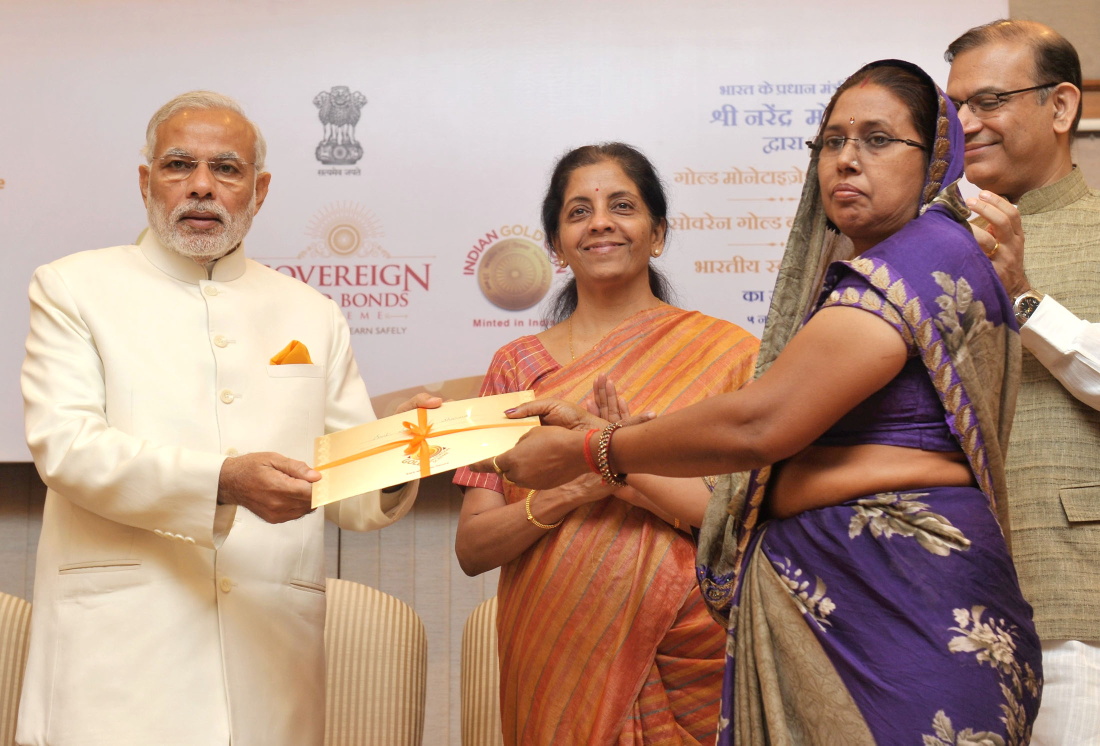
#> input picture hyperframes/media_src/govt/72061542_Narendra_Modi_launches_the_Gold_schemes.jpg, 2200 x 1491 px, found by its file name (shown at 1/2 size); its folder holds 6 pictures in this run
$ python il_collage_test.py
#> lines starting #> are read from the running program, lines starting #| are printed output that depends on the picture; after the words box and inside, x2 and y2 are one past the last pixel; in counts of white or black regions, pixels touching at a corner belong together
import sys, random, glob
from PIL import Image, ImageDraw, ImageFilter, ImageOps, ImageFont, ImageEnhance, ImageChops
G = "/Volumes/DarwinSSD/MMVideo/hyperframes/media_src/govt/"
NM = "/Volumes/DarwinSSD/MMVideo/node_modules/@fontsource/"
MARK = ImageFont.truetype(NM + "permanent-marker/files/permanent-marker-latin-400-normal.woff", 64)
MARK_S = ImageFont.truetype(NM + "permanent-marker/files/permanent-marker-latin-400-normal.woff", 40)
SERIF = ImageFont.truetype(NM + "dm-serif-display/files/dm-serif-display-latin-400-normal.woff", 96)
SMALL = ImageFont.truetype("/System/Library/Fonts/Supplemental/Futura.ttc", 22)
W, H = 1920, 1080
random.seed(7)

def paper():
    base = Image.new("RGB", (W, H), (236, 229, 214))
    n = Image.effect_noise((W // 2, H // 2), 22).resize((W, H)).convert("RGB")
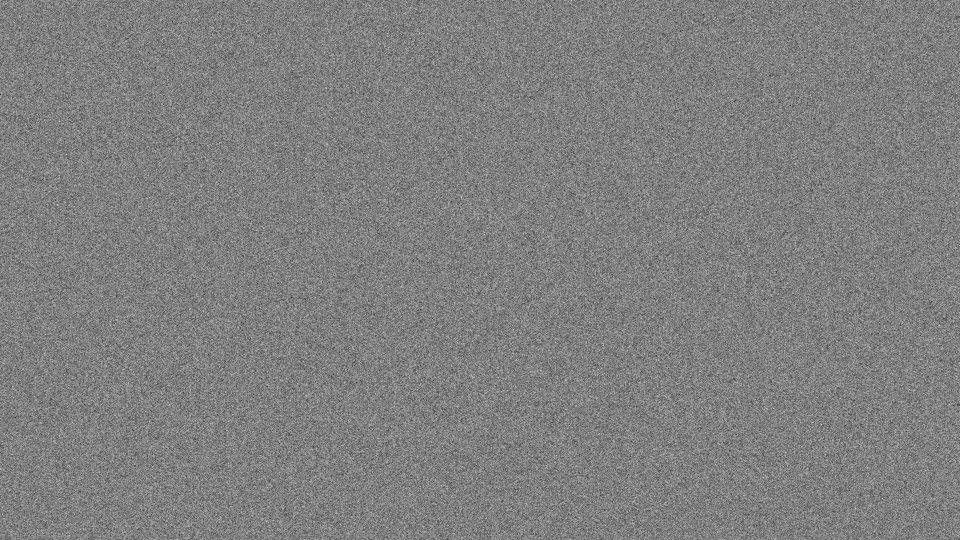
#> n: PIL image 1920x1080 RGB (shown at 1/2 size); min 37, max 215, mean 127.5
    base = Image.blend(base, ImageChops.multiply(base, ImageOps.colorize(n.convert("L"), (200, 190, 170), (255, 255, 255))), 0.5)
    return base

def halftone_bw(im, tint=None):
    a = im.split()[-1]
    g = ImageOps.grayscale(im.convert("RGB"))
    g = ImageEnhance.Contrast(g).enhance(1.35)
    rgb = ImageOps.colorize(g, (25, 25, 30), tint or (245, 240, 230))
    rgb.putalpha(a); return rgb

def sticker(im, border=14):
    a = im.split()[-1]
    big = a.filter(ImageFilter.MaxFilter(border * 2 + 1))
    out = Image.new("RGBA", im.size, (255, 255, 255, 0))
    white = Image.new("RGBA", im.size, (255, 255, 255, 255)); out.paste(white, (0, 0), big)
    out.alpha_composite(im)
    sh = Image.new("RGBA", im.size, (0, 0, 0, 0)); sh.paste(Image.new("RGBA", im.size, (0, 0, 0, 90)), (0, 0), big.filter(ImageFilter.GaussianBlur(10)))
    canvas = Image.new("RGBA", (im.width + 30, im.height + 30), (0, 0, 0, 0))
    canvas.alpha_composite(sh, (18, 22)); canvas.alpha_composite(out, (0, 0)); return canvas

def torn_photo(path, width, angle, crop=None):
    im = Image.open(path).convert("RGB")
    if crop: im = im.crop(crop)
    im = im.resize((width, int(im.height * width / im.width)))
    im = ImageEnhance.Color(im).enhance(0.55)
    w, h = im.size; pad = 18
    m = Image.new("L", (w + pad * 2, h + pad * 2), 0); d = ImageDraw.Draw(m)
    pts = []
    for x in range(0, w + pad * 2, 14): pts.append((x, random.randint(0, 9)))
    for y in range(0, h + pad * 2, 14): pts.append((w + pad * 2 - random.randint(0, 9), y))
    for x in range(w + pad * 2, 0, -14): pts.append((x, h + pad * 2 - random.randint(0, 9)))
    for y in range(h + pad * 2, 0, -14): pts.append((random.randint(0, 9), y))
    d.polygon(pts, fill=255)
    card = Image.new("RGBA", m.size, (250, 247, 240, 0)); card.paste(Image.new("RGBA", m.size, (250, 247, 240, 255)), (0, 0), m)
    card.paste(im, (pad, pad))
    card.putalpha(ImageChops.multiply(card.split()[-1], m))
    sh = Image.new("RGBA", card.size, (0, 0, 0, 0)); sh.paste(Image.new("RGBA", card.size, (0, 0, 0, 80)), (0, 0), m.filter(ImageFilter.GaussianBlur(12)))
    c2 = Image.new("RGBA", (card.width + 30, card.height + 30), (0, 0, 0, 0)); c2.alpha_composite(sh, (14, 18)); c2.alpha_composite(card)
    return c2.rotate(angle, expand=True, resample=Image.BICUBIC)

def tape(img, x, y, ang):
    t = Image.new("RGBA", (170, 48), (240, 225, 160, 170)).rotate(ang, expand=True)
    img.alpha_composite(t, (x, y))

def marker_circle(d, box, col=(200, 40, 40), w=8):
    x0, y0, x1, y1 = box
    for i in range(2): d.ellipse((x0 - i * 6, y0 + i * 4, x1 + i * 5, y1 - i * 3), outline=col, width=w)

def source(d, txt):
    w = d.textlength(txt, font=SMALL); d.rectangle((W - w - 80, H - 60, W - 40, H - 22), fill=(236, 229, 214)); d.text((W - w - 60, H - 54), txt, font=SMALL, fill=(90, 85, 75))

# ---------- Frame A: 5 Nov 2015, the government makes a bet ----------
A = paper().convert("RGBA")
ph = torn_photo(G + "72061542_Narendra_Modi_launches_the_Gold_schemes.jpg", 880, -4)
#> in torn_photo, im is the input picture: PIL image 2200x1491 RGB; mean R, G, B 182, 151.6, 135.4
#> in torn_photo, `m = Image.new('L', (w + pad * 2, h + pad * 2), 0)`: m: PIL image 916x632 L; every value is 0
#> in torn_photo, `sh = Image.new('RGBA', card.size, (0, 0, 0, 0))`: sh: PIL image 916x632 RGBA; every value is 0
#> in torn_photo, `sh.paste(Image.new('RGBA', card.size, (0, 0, 0, 80)), (0, 0), m.filter`:
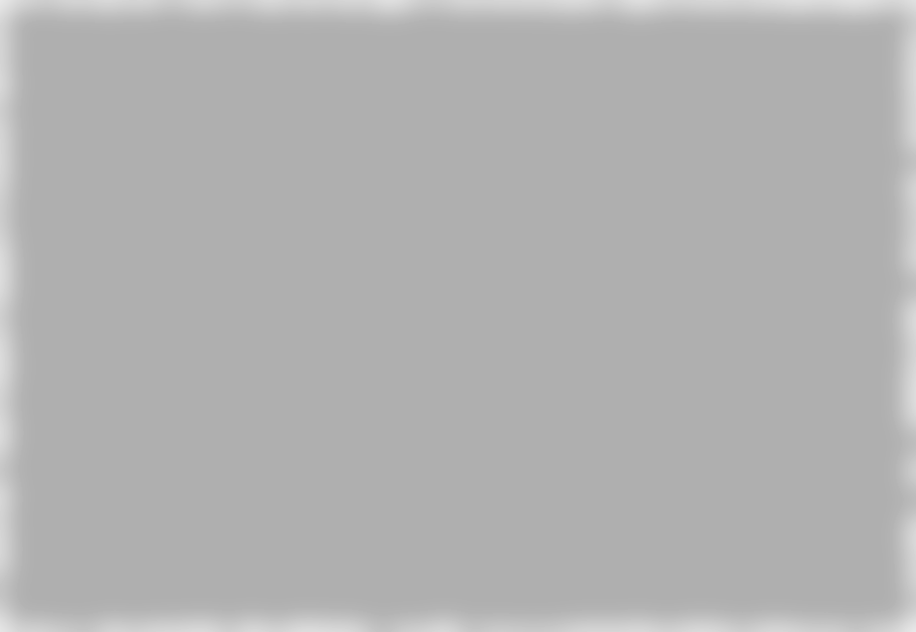
#> sh: PIL image 916x632 RGBA; mean R, G, B, A 0, 0, 0, 77.4; transparent parts drawn white
#> in torn_photo, `sh.paste(Image.new('RGBA', card.size, (0, 0, 0, 80)), (0, 0), m.filter`:
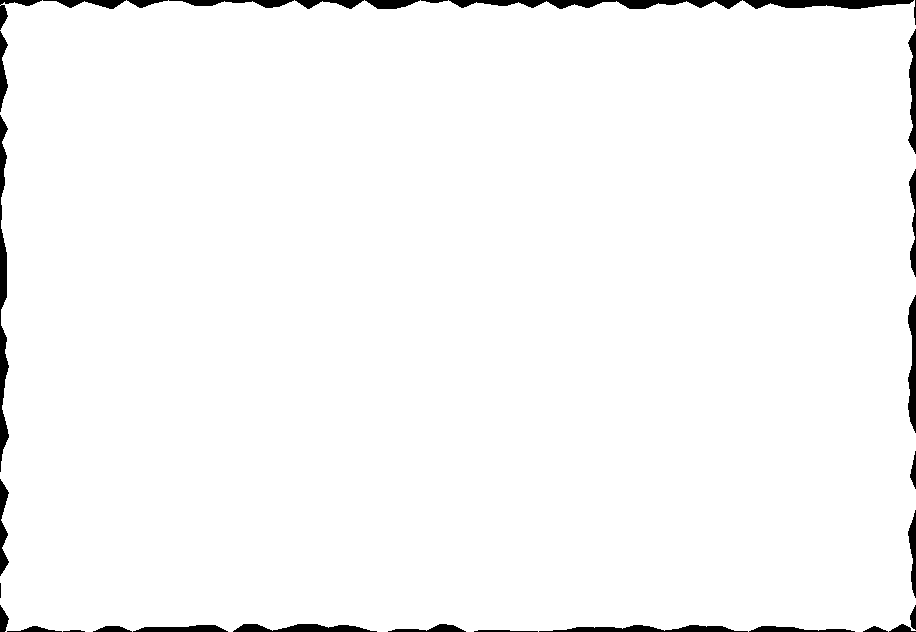
#> m: PIL image 916x632 L; 97.7% white; 32 black regions (1 under 20 px), largest, box (x1, y1, x2, y2) and area: (0, 115, 9, 472) 1615, (449, 0, 742, 9) 1492, (743, 0, 914, 9) 1076
#> in torn_photo, `c2 = Image.new('RGBA', (card.width + 30, card.height + 30), (0, 0, 0, `: c2: PIL image 946x662 RGBA; every value is 0
#> in torn_photo, `c2.alpha_composite(card)`:
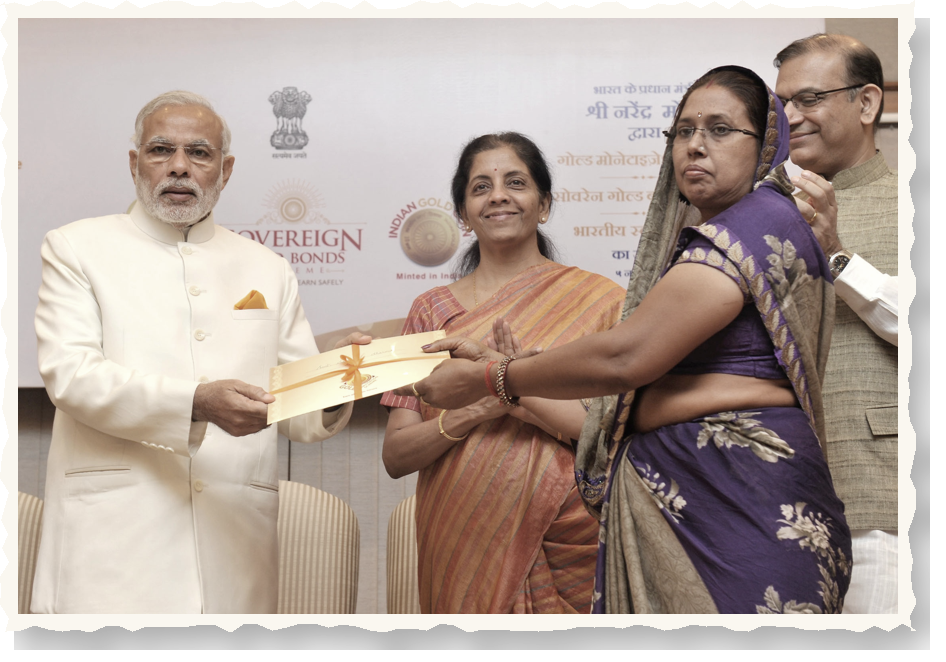
#> c2: PIL image 946x662 RGBA; mean R, G, B, A 159.8, 145.5, 137.7, 233.3; transparent parts drawn white
#> in torn_photo, `return c2.rotate(angle, expand=True, resample=Image.BICUBIC)`:
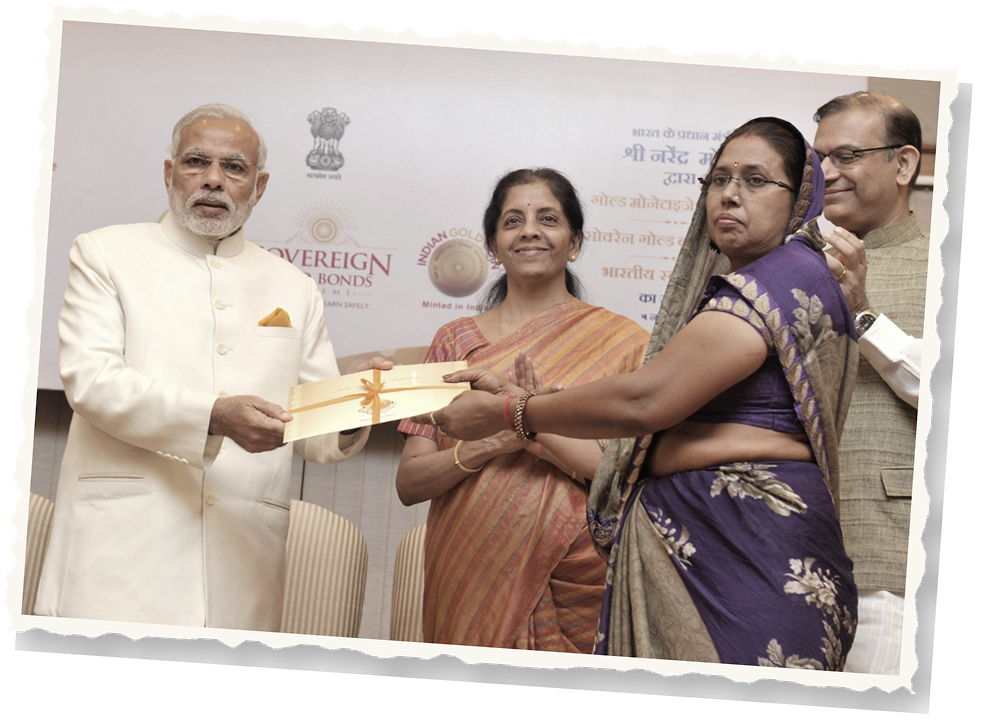
#> returned value: PIL image 990x728 RGBA; mean R, G, B, A 139, 126.6, 119.8, 202.6; transparent parts drawn white
A.alpha_composite(ph, (900, 150)); tape(A, 1220, 128, -6)
#> after `A.alpha_composite(ph, (900, 150))`:
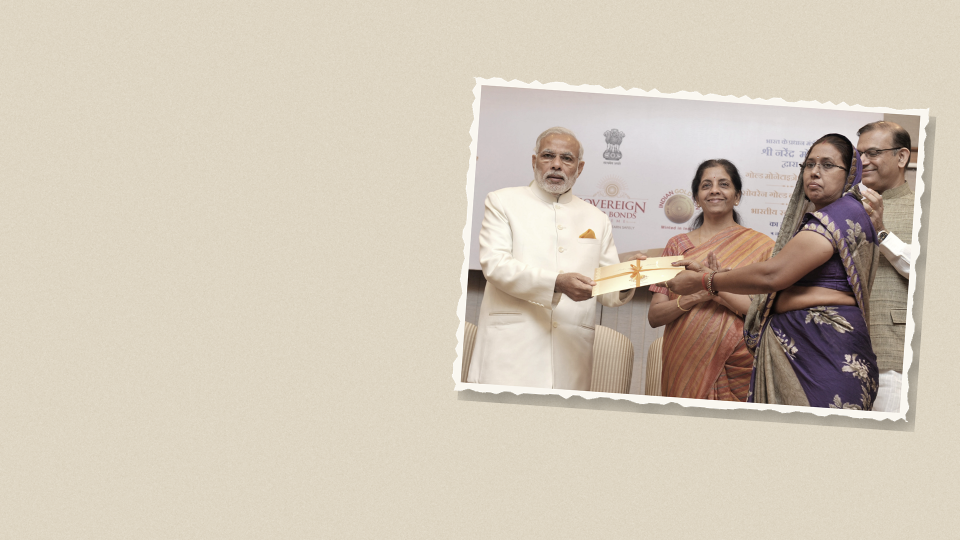
#> A: PIL image 1920x1080 RGBA (shown at 1/2 size); mean R, G, B, A 209.2, 198.5, 183, 255
#> in tape, `t = Image.new("RGBA", (170, 48), (240, 225, 160, 170)).rotate(ang, exp..`:
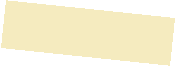
#> t: PIL image 176x66 RGBA; mean R, G, B, A 168.6, 158, 112.4, 119.4; transparent parts drawn white
#> (the run stopped early here; a loop or call above may not have finished)
